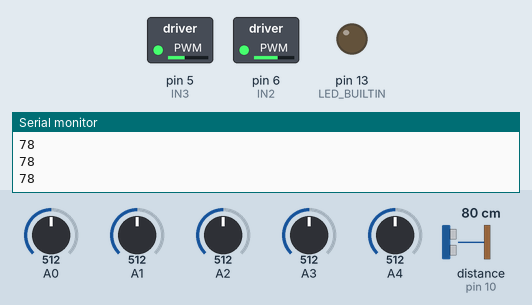
Simulated run of this sketch. Board: Arduino Uno, built with avr-gcc and run on an emulated ATmega328P. On the bench: switched loads named in the sketch (green lamp = pin HIGH), output pins drawn as LEDs (lit = HIGH), the last lines printed to the serial monitor. Wiring (inferred from the names in the program): ultrasonic range finder: trigger pin 11; echo pin 10. The inputs (shaded band) are chosen by the test bench; at power-on: distance to the obstacle (sensor on pin 10) 80 cm, A0 = 512, A1 = 512, A2 = 512, A3 = 512, A4 = 512. The echo pulse lasts 58.3 µs per cm; pins used as bus, display or sensor lines are not drawn.

Above: at 11.7 s.
11.8 s: distance to the obstacle (sensor on pin 10) set to 18 cm
13.3 s: distance to the obstacle (sensor on pin 10) set to 15 cm
At 13.8 s:
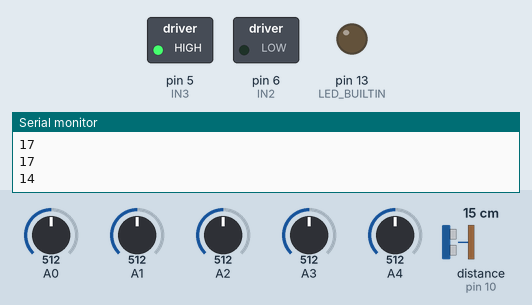
At 16.8 s:
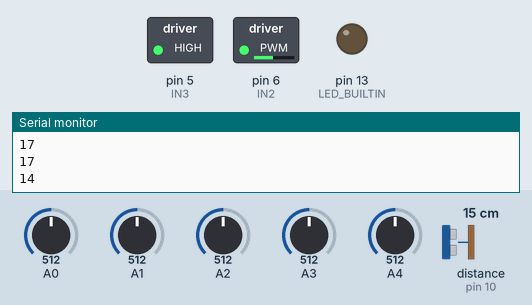
Timing chart, 0 to 22.3 s (numbered marks = the images above; inputs shaded):
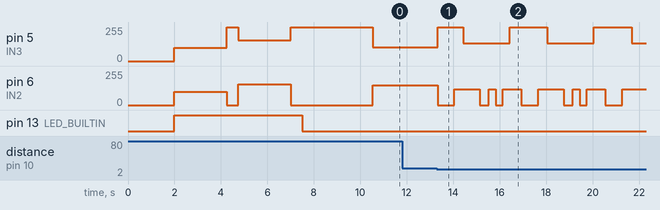

Measured:
- the behaviour switches between 17 and 16 cm on distance to the obstacle (sensor on pin 10) (found by bisection; images 0 and 1)
- after the input at 13.3 s, pin 5 (IN3): 105/255 → 255/255 at once, then repeats every 3.6 s: 135/255 2.0 s, 255/255 1.6 s; pin 6 (IN2): 150/255 → 0/255 at once, then repeats every 3.6 s: 120/255 1.1 s, 0/255 0.40 s, 120/255 0.30 s, 0/255 0.30 s, 120/255 0.80 s, 0/255 0.72 s

The sketch:

Xe_do_line_va_tranh_vat_can.ino
```cpp
#include <Arduino.h>
#include <QTRSensors.h>
// 2pin (1000 : speed)
//  maxsd: 120  ; 160  ;
//  sd   : 100  ; 150  ;
//  kp   : 0.15 ; 0.1625 ;
//  ki   :      ; 00005;
//  kd   : 3.4  ; 1.855  ;

// 3pin
//  maxsd: 90  ;
//  sd   : 90  ;
//  kp   : 0.1425 ; 0.1275
//  ki   : 0.0;
//  kd   : 3.8375  ;3.8455
#define NUM_SENSORS 5                                           // number of sensors used
#define NUM_SAMPLES_PER_SENSOR 5                                // average 5 analog samples per sensor reading
#define EMITTER_PIN QTRNoEmitterPin

QTRSensors qtra;                                                // khởi tạo thanh cảm biến line
uint16_t sensorValues[NUM_SENSORS];
uint16_t meanV = 500;

const int trig = 11;                                            // chân trig của HC-SR04
const int echo = 10;                                            // chân echo của HC-SR04
uint16_t distance;                                              // biến lưu khoảng cách
void Tinh_khoangcach();
// Motor Driver Properties
uint8_t max_speed = 160;
uint8_t base_speed = 150;
uint8_t turn_speed = 140;
uint8_t min_speed = 0;
// PID Properties
const double KP = 0.1625;
const double KI = 0.00005;
const double KD = 1.855;
int error;
double lastError = 0;
double sumError = 0;
const int GOAL = 2000;
// Status
boolean start = false;

// chân điều khiển l298n
#define IN1 7
#define IN2 6
#define IN3 5
#define IN4 4
void Motor1_Tien(int speed)
{
  digitalWrite(IN1, LOW);                                       // chân này không có PWM
  analogWrite(IN2, speed);
}
void Motor1_Lui(int speed)
{
  digitalWrite(IN1, HIGH);                                      // chân này không có PWM
  analogWrite(IN2, 255 - speed);
}
void Motor2_Tien(int speed)
{
  analogWrite(IN3, 255 - speed);
  digitalWrite(IN4, HIGH);                                      // chân này không có PWM
}
void Motor2_Lui(int speed)
{
  analogWrite(IN3, speed);
  digitalWrite(IN4, LOW);                                        // chân này không có PWM
}

void calibrateLineSensor()
{
  digitalWrite(13, HIGH);                                        // bật đèn led báo chế độ
  for (int i = 0; i < 50; i++)
  {
    Motor1_Tien(100);
    Motor2_Lui(100);
    // if (i < 50)
    // {
    //   Motor1_Tien(100);
    //   Motor2_Lui(100);
    // }
    // else
    // {
    //   Motor1_Lui(100);
    //   Motor2_Tien(100);
    // }
    qtra.calibrate();
    delay(20);
  }
  Motor1_Tien(0);
  Motor2_Tien(0);
  delay(500);
  for (int i = 0; i < 50; i++)
  {
    Motor1_Lui(100);
    Motor2_Tien(100);
    qtra.calibrate();
    delay(20);
  }
  Motor1_Tien(0);
  Motor2_Tien(0);
  delay(500);
  digitalWrite(13, LOW);                                         // turn off Arduino's LED to indicate we are through with calibration
}

void setup()
{
  Serial.begin(9600);                                            // giao tiếp Serial với baudrate 9600
  qtra.setTypeAnalog();
  qtra.setSamplesPerSensor(NUM_SAMPLES_PER_SENSOR);
  qtra.setSensorPins((const uint8_t[]){A0, A1, A2, A3, A4}, NUM_SENSORS);
  pinMode(LED_BUILTIN, OUTPUT);
  pinMode(trig, OUTPUT);
  pinMode(echo, INPUT);
  delay(2000);
  calibrateLineSensor();
  delay(3000);
}
uint16_t position;
// uint8_t min, max;
void loop()
{
  Tinh_khoangcach();
  delay(20);
  Serial.println(distance);

  if (distance <= 15) //(2pin)
  {
    Motor1_Tien(0);
    Motor2_Tien(0);
    delay(700);

    Motor1_Tien(120);
    delay(400);

    Motor2_Tien(120);
    delay(700);

    Motor1_Tien(0);
    delay(400);

    Motor1_Tien(120);
    delay(300);

    Motor1_Tien(0);
    delay(300);

    Motor1_Tien(120);
    delay(300);

    Motor2_Tien(0);
    delay(500);

    Motor1_Tien(0);
    return;
  }
  // Get line position
  position = qtra.readLineBlack(sensorValues);
  // Compute error from line
  if (position == 500)
  { // phải
    Motor1_Tien(turn_speed);
    Motor2_Tien(min_speed);
    // delay(100);
    return;
  }
  else if (position == 3500)
  { // trái
    Motor1_Tien(min_speed);
    Motor2_Tien(turn_speed);
    // delay(100);
    return;
  }
  if (sensorValues[0] > 50 && sensorValues[1] > 50 && sensorValues[2] > 50 && sensorValues[3] > 50 && sensorValues[4] > 50)
  {
    error = lastError;
  }
  else
  {
    error = GOAL - position;
  }

  // Compute motor adjustment
  int adjustment = KP * error + KD * (error - lastError) + KI * (sumError);

  // Store error for next increment
  lastError = error;
  sumError += error;
  // Adjust motors
  Motor1_Tien(constrain(base_speed + adjustment, min_speed, max_speed));
  Motor2_Tien(constrain(base_speed - adjustment, min_speed, max_speed));
}

void Tinh_khoangcach()
{
  unsigned long duration;                                      // biến đo thời gian
  digitalWrite(trig, 0);
  delayMicroseconds(2);
  digitalWrite(trig, 1);
  delayMicroseconds(5);                                        // xung có độ dài 5 microSeconds
  digitalWrite(trig, 0);

  /* Tính toán thời gian */
  duration = pulseIn(echo, HIGH);                              // Đo độ rộng xung HIGH ở chân echo.

  if (duration > 23500) // Ngoại lệ
  {
    return;
  }

  distance = int(duration / 2 / 29.412);                       // Tính khoảng cách đến vật.
  delayMicroseconds(45);

}
```
